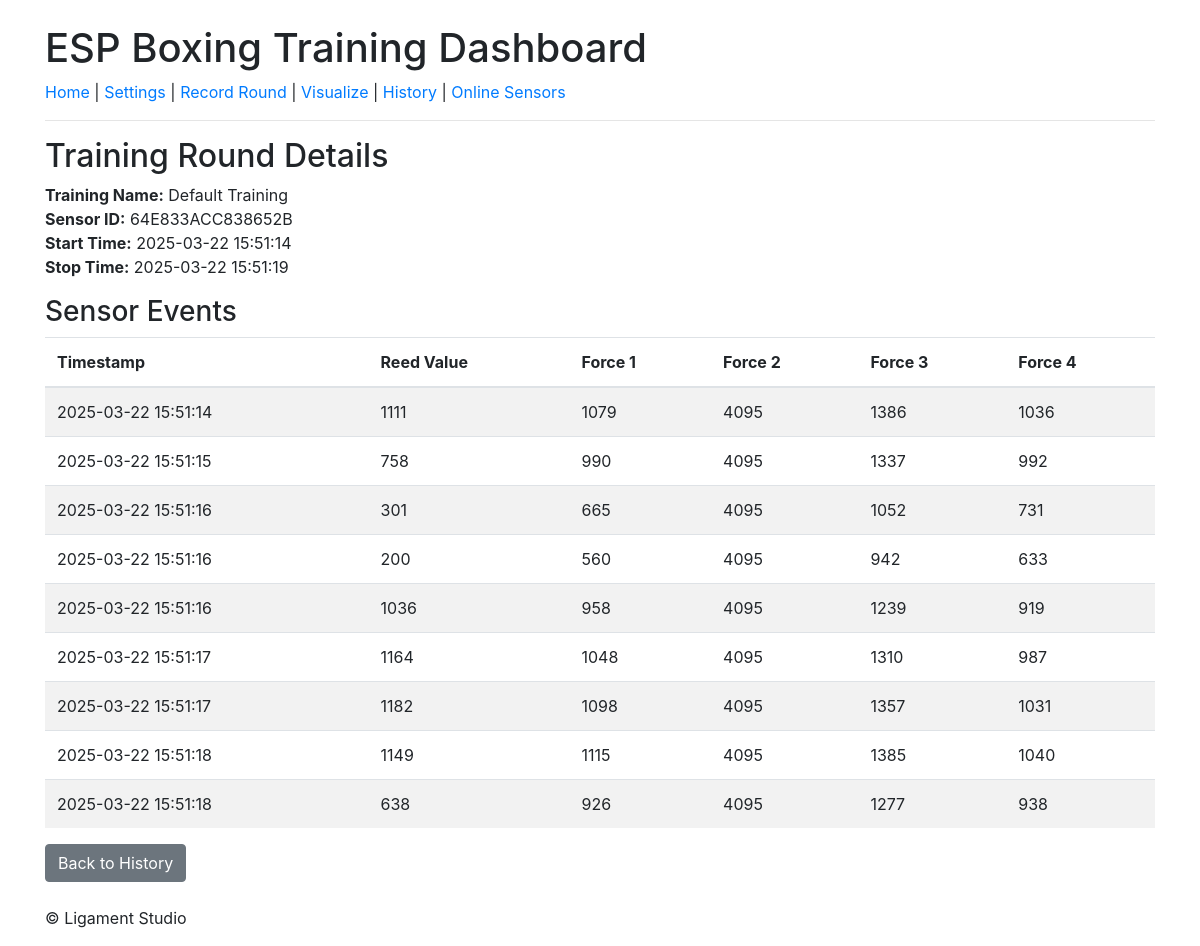
Page /history/1 on the committed database.
### tables this page shows
CREATE TABLE training_round (
                id INTEGER PRIMARY KEY AUTOINCREMENT,
                training_name TEXT,
                sensor_id TEXT,
                start_time TEXT,
                stop_time TEXT
            );

CREATE TABLE sensor_history (
                id INTEGER PRIMARY KEY AUTOINCREMENT,
                timestamp TEXT NOT NULL,
                reed_value INTEGER,
                event TEXT,
                forces TEXT,
                training_round_id INTEGER,
                FOREIGN KEY(training_round_id) REFERENCES training_round(id)
            );

### app.py (the view)
@app.route('/history/<int:round_id>')
def round_details(round_id):
    conn = get_db_connection()
    round_info = conn.execute("SELECT * FROM training_round WHERE id = ?", (round_id,)).fetchone()
    sensor_events = conn.execute("SELECT * FROM sensor_history WHERE training_round_id = ? ORDER BY timestamp ASC", (round_id,)).fetchall()
    conn.close()
    processed_events = []
    for row in sensor_events:
        d = dict(row)
        if d.get("forces"):
            try:
                d["forces_list"] = json.loads(d["forces"])
            except:
                d["forces_list"] = []
        else:
            d["forces_list"] = []
        processed_events.append(d)
    return render_template('round_details.html', round=round_info, sensor_events=processed_events)

### app.py (called while the page is built)
def get_db_connection():
    conn = sqlite3.connect(DATABASE, check_same_thread=False)
    conn.row_factory = sqlite3.Row
    return conn

### templates/round_details.html
{% extends "base.html" %}
{% block content %}
<h2>Training Round Details</h2>
<p>
  <strong>Training Name:</strong> {{ round.training_name }}<br>
  <strong>Sensor ID:</strong> {{ round.sensor_id }}<br>
  <strong>Start Time:</strong> {{ round.start_time }}<br>
  <strong>Stop Time:</strong> {{ round.stop_time }}
</p>
<h3>Sensor Events</h3>
<table class="table table-striped">
  <thead>
    <tr>
      <th>Timestamp</th>
      <th>Reed Value</th>
      <th>Force 1</th>
      <th>Force 2</th>
      <th>Force 3</th>
      <th>Force 4</th>
    </tr>
  </thead>
  <tbody>
    {% for sensor_event in sensor_events %}
      <tr>
        <td>{{ sensor_event.timestamp }}</td>
        <td>{{ sensor_event.reed_value }}</td>
        {% for i in range(4) %}
          <td>
            {% if sensor_event.forces_list|length > i %}
              {{ sensor_event.forces_list[i] }}
            {% else %}
              --
            {% endif %}
          </td>
        {% endfor %}
      </tr>
    {% endfor %}
  </tbody>
</table>
<a href="{{ url_for('history') }}" class="btn btn-secondary">Back to History</a>
{% endblock %}

### rows in the picture
training_round: training_name "Default Training", sensor_id "64E833ACC838652B", start_time "2025-03-22 15:51:14", stop_time "2025-03-22 15:51:19"
sensor_history: timestamp "2025-03-22 15:51:14", reed_value "1111", forces_list "1079" "4095" "1386" "1036"
sensor_history: timestamp "2025-03-22 15:51:15", reed_value "758", forces_list "990" "4095" "1337" "992"
sensor_history: timestamp "2025-03-22 15:51:16", reed_value "301", forces_list "665" "4095" "1052" "731"
sensor_history: timestamp "2025-03-22 15:51:16", reed_value "200", forces_list "560" "4095" "942" "633"
sensor_history: timestamp "2025-03-22 15:51:16", reed_value "1036", forces_list "958" "4095" "1239" "919"
sensor_history: timestamp "2025-03-22 15:51:17", reed_value "1164", forces_list "1048" "4095" "1310" "987"
sensor_history: timestamp "2025-03-22 15:51:17", reed_value "1182", forces_list "1098" "4095" "1357" "1031"
sensor_history: timestamp "2025-03-22 15:51:18", reed_value "1149", forces_list "1115" "4095" "1385" "1040"
sensor_history: timestamp "2025-03-22 15:51:18", reed_value "638", forces_list "926" "4095" "1277" "938"
